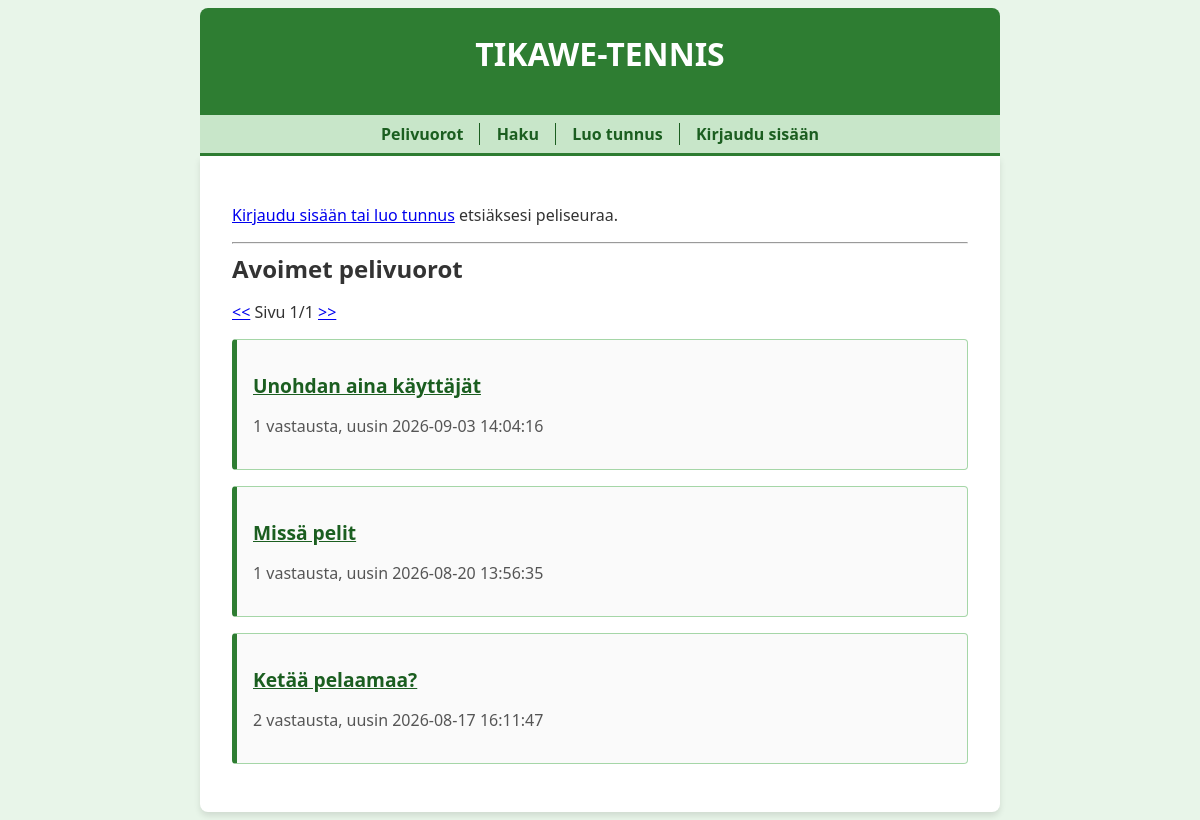
Before: / with the older database file.
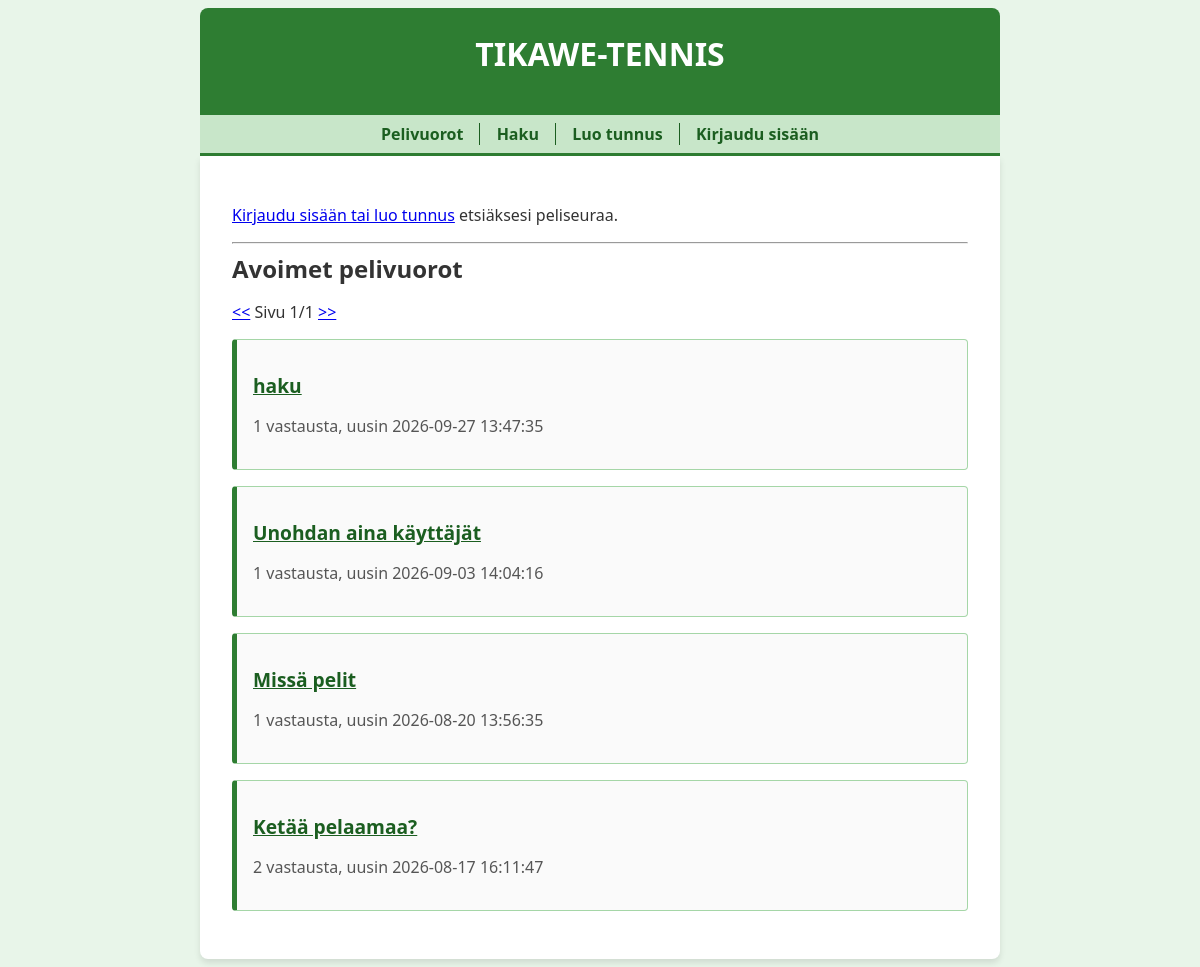
After: the same page with the newer database file.
### tables this page shows
CREATE TABLE threads (id INTEGER PRIMARY KEY, title TEXT, user_id INTEGER REFERENCES users);

### app.py (the view)
@app.route("/")
@app.route("/<int:page>")
def index(page=1):
    page_size = 10
    total_threads = forum.thread_count()
    page_count = math.ceil(total_threads / page_size)
    page_count = max(page_count, 1)
    if page < 1:
        return redirect("/1")
    if page > page_count:
        return redirect("/" + str(page_count))
    threads = forum.get_threads(page, page_size)
    return render_template("index.html", page=page, page_count=page_count, threads=threads)

### app.py (called while the page is built)
@app.before_request
def before_request():
    g.start_time = time.time()

@app.after_request
def after_request(response):
    elapsed_time = round(time.time() - g.start_time, 2)
    print("elapsed time:", elapsed_time, "s")
    return response

### db.py (called while the page is built)
def get_connection():
    con = sqlite3.connect("database.db")
    con.execute("PRAGMA foreign_keys = ON")
    con.row_factory = sqlite3.Row
    return con

def query(sql, params=[]):
    con = get_connection()
    result = con.execute(sql, params).fetchall()
    con.close()
    return result

### forum.py (called while the page is built)
def thread_count():
    sql = "SELECT COUNT(*) FROM threads"
    result = db.query(sql)
    return result[0][0] if result else 0

def get_threads(page, page_size):
    sql = """SELECT t.id, t.title, COUNT(m.id) total, MAX(m.sent_at) last
             FROM threads t, messages m
             WHERE t.id = m.thread_id AND m.status = 1
             GROUP BY t.id
             ORDER BY t.id DESC
             LIMIT ? OFFSET ?"""
    limit = page_size
    offset = page_size * (page - 1)
    return db.query(sql, [limit, offset])

### templates/index.html (shortened to what this page needs)
{% extends "layout.html" %}
{% block content %}
  {% if session.username %}
  <p>Olet kirjautunut nimellä <strong>{{ session.username }}</strong></p>
  <h2>Uusi peliseura-ilmoitus</h2>
  <form action="/new_thread" method="post">
    <p>
      <label for="title">Otsikko (Paikka, aika, taso)</label>: <br />
      <input type="text" id="title" name="title" maxlength="100" required />
    </p>
    <p>
      <label for="content">Tarkemmat tiedot</label>: <br />
      <textarea id="content" name="content" rows="5" maxlength="5000" required></textarea>
    </p>
    <input type="hidden" name="csrf_token" value="{{ session.csrf_token }}" />
    <input type="submit" value="Julkaise ilmoitus" />
  </form>
  {% else %}
  <p><a href="/login">Kirjaudu sisään tai luo tunnus</a> etsiäksesi peliseuraa.</p>
  {% endif %}
  <hr />
  <h2>Avoimet pelivuorot</h2>
  <p>
    <a href="/{{ page - 1 }}">&lt;&lt;</a>
    Sivu {{ page }}/{{ page_count }}
    <a href="/{{ page + 1 }}">&gt;&gt;</a>
  </p>
  {% for thread in threads %}
  <div class="thread">
    <p>
      <a href="/thread/{{ thread.id }}" style="font-size: 1.2em; font-weight: bold; color: #1b5e20;">{{ thread.title }}</a>
    </p>
    <p style="color: #555;">
      {{ thread.total }} vastausta, uusin {{ thread.last }}
    </p>
  </div>
  {% endfor %}
{% endblock %}

### templates/layout.html (shortened to what this page needs)
<!DOCTYPE html>
<html lang="fi">
<head>
  <link rel="stylesheet" href="/static/main.css">
</head>
<body>
  <div class="header">
    <h1>TIKAWE-TENNIS</h1>
  </div>
  <div class="nav">
    <nav>
      <ul>
        <li><a href="/">Pelivuorot</a></li>
        <li><a href="/search">Haku</a></li>
        {% if session.user_id %}
        <li><a href="/user/{{ session.user_id }}">Oma profiili</a></li>
        <li><a href="/logout">Kirjaudu ulos</a></li>
        {% else %}
        <li><a href="/register">Luo tunnus</a></li>
        <li><a href="/login">Kirjaudu sisään</a></li>
        {% endif %}
      </ul>
    </nav>
  </div>
  <div class="content">
    {% block content %}{% endblock %}
  </div>
</body>
</html>

### static/main.css (style rules this page uses)
body { margin: auto; max-width: 50em; font-family: 'Segoe UI', Tahoma, Geneva, Verdana, sans-serif; background-color: #e8f5e9; color: #333; }
.header { background-color: #2e7d32; color: white; padding: 1.5em; text-align: center; margin: 0.5em 0 0 0; border-radius: 8px 8px 0 0; }
h1, h2, h3 { margin: 0 0 0.5em 0; }
.nav { background-color: #c8e6c9; padding: 0.5em; margin: 0; border-bottom: 3px solid #2e7d32; }
nav { text-align: center; }
nav ul { padding: 0; margin: 0; list-style-type: none; }
nav li { display: inline-block; padding: 0 1em; margin: 0; }
nav li:not(:first-of-type) { margin-left: -0.25em; }
nav li:not(:last-of-type) { border-right: 1px solid #1b5e20; }
nav a { text-decoration: none; color: #1b5e20; font-weight: bold; }
.content { background-color: white; padding: 2em; margin: 0 0 0.5em 0; border-radius: 0 0 8px 8px; box-shadow: 0 4px 6px rgba(0,0,0,0.1); }
.thread { border: 1px solid #a5d6a7; border-left: 5px solid #2e7d32; margin: 1em 0; padding: 1em; border-radius: 4px; background-color: #fafafa; transition: background-color 0.2s; }

Changed rows visible on the page:
added threads: title "haku", total "1", last "2026-09-27 13:47:35"
